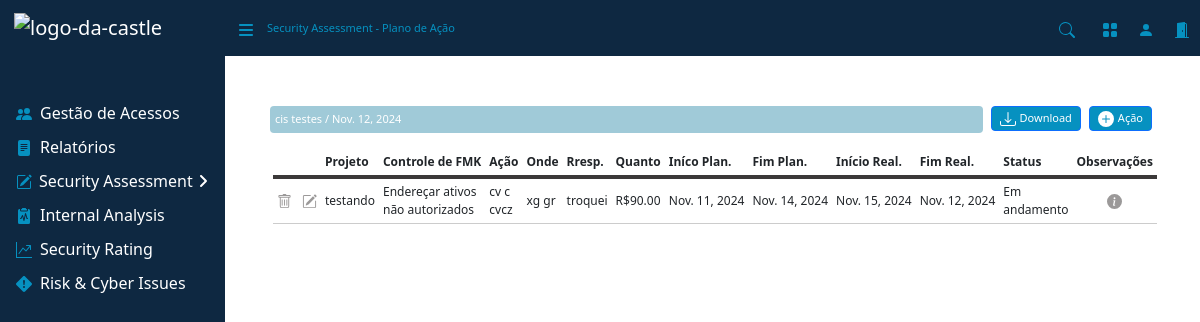
The app's page /cad_planodeacao/12/ with its own data.
### assessment/models.py (models this page shows, shortened)
class PlanoAcaoModel(models.Model):
    CONCLUIDO = 'Concluído'
    ANDAMENTO = 'Andamento'
    INICIAR = 'Iniciar'
    CRITERIO_CHOICES = [
        (CONCLUIDO, 'Concluído'),
        (ANDAMENTO, 'Andamento'),
        (INICIAR, 'Iniciar'),
    ]
    assessment = models.ForeignKey(AssessmentModel, on_delete=models.CASCADE, related_name='plano_acao_model')
    data_upload = models.DateField(auto_now_add=True)
    nome = models.CharField(max_length=255)
    data_assess = models.DateField()
    acoes_cad = models.IntegerField()
    custo_estimado = models.FloatField()
    conclusao = models.FloatField()
    status = models.CharField(max_length=20, choices=CRITERIO_CHOICES)

class CadPlanodeAcaoModel(models.Model):
    planoacao = models.ForeignKey(PlanoAcaoModel, on_delete=models.CASCADE, related_name='cad_planode_acao_model')
    projeto = models.CharField(max_length=255, null=False, blank=False)
    subcontrole = models.CharField(max_length=255, null=False, blank=False)
    acao = models.CharField(max_length=255, null=False, blank=False)
    onde = models.CharField(max_length=255, blank=True)
    responsavel = models.CharField(max_length=255, null=False, blank=False)
    quanto = models.CharField(max_length=255, blank=True)
    inicio_pla = models.DateField(blank=True, null=True)
    fim_pla = models.DateField(blank=True, null=True)
    inicio_real = models.DateField(blank=True, null=True)
    fim_real = models.DateField(blank=True, null=True)
    status = models.CharField(max_length=20, blank=True)
    observacao = models.TextField(null=True, blank=True)

### assessment/views/cad_plano_acao.py (the view, shortened to what this page needs)
# urls.py: path('cad_planodeacao/<int:id>/', views.CadPlanodeAcao.as_view(), name='cad_planodeacao'),
class CadPlanodeAcao(View):
    template_name = 'paginas/cad_plano_acao.html'
    def get(self, request, id):
        acao = PlanoAcaoModel.objects.get(id=id)
        cad_acoes = CadPlanodeAcaoModel.objects.filter(planoacao=acao)
        form1 = MeuModeloAcaoForm()
        form2 = MeuModeloAcaoEditForm()
        assessment = acao.assessment
        subcontrole_choices = get_subcontrole_choices(assessment)
        form1.fields['subcontrole'].choices = subcontrole_choices
        form2.fields['subcontrole'].choices = subcontrole_choices
        return render(request, self.template_name, {
            'acao': acao,
            'cad_acoes': cad_acoes,
            'acao_id': id,
            'form1': form1,
            'form2': form2
        })

### assessment/views/cad_plano_acao.py (called while the page is built)
def get_subcontrole_choices(assessment):
    if NistModel.objects.filter(assessment=assessment).exists():
        return NistModel.objects.filter(assessment=assessment).values_list('id', 'subcategoria')
    elif IsoModel.objects.filter(assessment=assessment).exists():
        return IsoModel.objects.filter(assessment=assessment).values_list('id', 'categoria')
    elif CisModel.objects.filter(assessment=assessment).exists():
        return CisModel.objects.filter(assessment=assessment).values_list('id', 'subConjunto')
    elif PlanilhaGenericaModel.objects.filter(assessment=assessment).exists():
        return PlanilhaGenericaModel.objects.filter(assessment=assessment).values_list('id', 'subControle')
    return []

### assessment/templates/paginas/cad_plano_acao.html (shortened to what this page needs)
{% extends 'base.html' %}
{% load crispy_forms_tags %}
{% load static %}
{% block nav %}
    <div class="d-none d-md-inline-block sb-sidenav-menu-heading font-small" style="color: #0691c0;">
        Security Assessment - Plano de Ação
    </div>
{% endblock %}
{% block content %}
<main>
    <div class="d-flex mb-3" style="margin-top: 50px; margin-left: 45px; margin-right: 40px;">
        <div class="d-none d-md-inline-block btn-primary d-flex me-2" style="background-color: #a0cad8; color: white; font-size: 11px; border-radius: 4px; padding: 5px; width: 100%; justify-content: flex-start;">
            <div>{{acao.nome}} / {{acao.data_assess}}</div>
        </div>
        <button type="button" onclick="window.location.href='{% url 'exportar_excel' acao_id %}'" class="btn btn-primary btn-sm font-small text-center d-flex align-items-center justify-content-center me-2">
            Download
        </button>
        <button type="button" class="btn btn-primary btn-sm font-small text-center d-flex align-items-center justify-content-center me-2" data-bs-toggle="modal" data-bs-target="#uploadModal">
            <svg width="16" height="16" fill="currentColor" class="bi bi-plus-circle-fill me-1" viewBox="0 0 16 16">
                <path d="M16 8A8 8 0 1 1 0 8a8 8 0 0 1 16 0M8.5 4.5a.5.5 0 0 0-1 0v3h-3a.5.5 0 0 0 0 1h3v3a.5.5 0 0 0 1 0v-3h3a.5.5 0 0 0 0-1h-3z"/>
            </svg>
            Ação
        </button>
    </div>
    <div class="table-responsive font-middle px-5">
        <table class="table-sm">
            <thead>
                <tr>
                    <th scope="col"></th>
                    <th scope="col">Projeto</th>
                    <th scope="col">Controle de FMK</th>
                    <th scope="col">Ação</th>
                    <th scope="col">Onde</th>
                    <th scope="col">Rresp.</th>
                    <th scope="col">Quanto</th>
                    <th scope="col">Iníco Plan.</th>
                    <th scope="col">Fim Plan.</th>
                    <th scope="col">Início Real.</th>
                    <th scope="col">Fim Real.</th>
                    <th scope="col">Status</th>
                    <th scope="col" style="text-align: center;">Observações</th>
                </tr>
            </thead>
            <tbody>
                {% for cad_acao in cad_acoes %}
                <tr>
                    <td>
                        <div class="icon-container" style="display: flex; gap: 10px;">
                            <span class="btn-delete" data-id="{{ cad_acao.id }}" data-bs-toggle="modal" data-bs-target="#confirmDeleteModal">
                            </span>
                            <span class="editar-cad-palno-acao" data-id="{{ cad_acao.id }}" data-bs-toggle="modal" data-bs-target="#editarCadPlanoModal">
                            </span>
                        </div>
                    </td>
                    <td>{{ cad_acao.projeto }}</td>
                    <td>{{ cad_acao.subcontrole }}</td>
                    <td>{{ cad_acao.acao }}</td>
                    <td>{{ cad_acao.onde }}</td>
                    <td>{{ cad_acao.responsavel }}</td>
                    <td>
                        {% if cad_acao.quanto != "" %}
                            R${{ cad_acao.quanto|floatformat:2 }}
                        {% endif %}
                    </td>
                    <td style="white-space: nowrap;">{{ cad_acao.inicio_pla|default_if_none:"" }}</td>
                    <td style="white-space: nowrap;">{{ cad_acao.fim_pla|default_if_none:"" }}</td>
                    <td style="white-space: nowrap;">{{ cad_acao.inicio_real|default_if_none:"" }}</td>
                    <td style="white-space: nowrap;">{{ cad_acao.fim_real|default_if_none:"" }}</td>
                    <td>{{ cad_acao.status }}</td>
                    <td style="text-align: center;">
                        <div class="icon-container">
                            <span data-bs-toggle="modal" data-bs-target="#observacaoModal" data-observacao="{{ cad_acao.observacao }}">
                            </span>
                        </div>
                    </td>
                {% empty %}
                <tr>
                    <td colspan="13">Nenhuma avaliação registradas.</td>
                </tr>
                {% endfor %}
            </tbody>
        </table>
    </div>
</main>
{% endblock %}

### static/assets/css/myStyles.css (style rules this page uses)
.font-middle { font-size: 12px; }
table thead tr { text-align: left; border-bottom: 4px solid #3b3939; }
table tbody tr { border-bottom: 1px solid #ccc; }
table td, table th { border: none; }
.btn-sm { height: 25px; font-size: 11px; background-color: #0691c0; }
svg.bi-gear-fill { width: 15px; height: 15px; fill: #787575bd; cursor: pointer; }

### static/assets/css/forms.css (style rules this page uses)
.font-small { font-size: 11px; }
.btn-sm { height: 25px; font-size: 11px; background-color: #0691c0; }
svg.bi-gear-fill { width: 15px; height: 15px; fill: #787575bd; cursor: pointer; }
th { white-space: nowrap; text-align: left; padding: 5px; }

### records on screen
PlanoAcaoModel: nome "cis testes", data_assess "Nov. 12, 2024"
CadPlanodeAcaoModel: projeto "testando", subcontrole "Endereçar ativos não autorizados", acao "cv c cvcz", onde "xg gr", responsavel "troquei", quanto "90.00", inicio_pla "Nov. 11, 2024", fim_pla "Nov. 14, 2024", inicio_real "Nov. 15, 2024", fim_real "Nov. 12, 2024", status "Em andamento"
